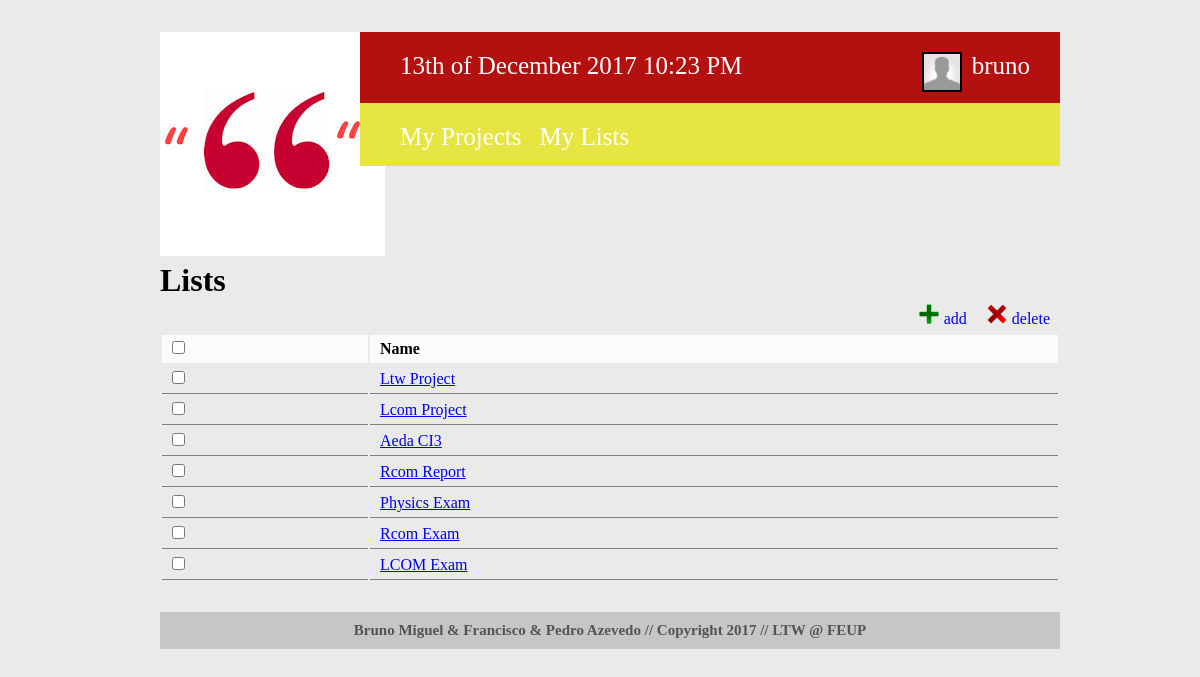
Screenshot of /todolists.php?id=3 (signed in) with the database file from the repository.
### tables this page shows
CREATE TABLE lists (
	list_id		INTEGER PRIMARY KEY AUTOINCREMENT,
	list_name	VARCHAR(30) NOT NULL,
	user_id		INTEGER REFERENCES users NOT NULL
);

### database/db.php (called while the page is built, shortened)
<?php
    class Database {
        private $database;
        public function __construct($sqlite_file_path) {
            try {
                $this->base_path = $_SERVER['SERVER_NAME'] . $_SERVER['PHP_SELF'];
                $this->database = new PDO('sqlite:' . $sqlite_file_path);
                $this->database->setAttribute(PDO::ATTR_ERRMODE, PDO::ERRMODE_EXCEPTION);
            }
            catch (PDOException $e) {
                echo 'Connection to database failed: ' . $e->getMessage();
            }
        }
        public function getListsFromUserId($user_id)
        {
            $statement = $this->database->prepare('SELECT * FROM lists WHERE user_id= ?');
            $statement->execute(array($user_id));
            return $statement->fetchAll();
        }
    }
?>

### templates/html_lists.php (the view)
<?php
include_once('./database/db.php');
$db = new Database('./database/helpo.db');
$todolists = $db->getListsFromUserId($_GET['id']);
?>
<form>
  <table class="list listslist" id="<? echo $todolist_section; ?>table">
    <tr>
      <td><input class="checkboxcontrol" type="checkbox"/></td>
      <td>Name</td>
    </tr><?
    foreach ($todolists as $todolist) {
      echo '<tr>';
      echo '<td><input id="' . $todolist['list_id'] . '" type="checkbox"/></td>';
      echo '<td><a id="' . $todolist['list_name'] . '"href="tasks.php?id=' . $todolist['list_id'] . '">' . $todolist['list_name'] . '</a></td>';
      echo '</tr>';
    }
?></table>
</form>

### templates/html_header.php (shortened to what this page needs)
<?php
   require_once('database/db.php');
?>
<!DOCTYPE html>
  <html>
    <head>
      <link rel="stylesheet" href="css/header.css">
    </head>
    <body>
      <div id="header">
        <div id="logo">
          <a href="home.php"><img src="images/logo.jpg" alt="Logo" /></a>
        </div>
        <div id="redLine">
          <?
            echo '<div class="text dateheader">' . date('jS \of F Y h:i A') . '</div>';
            if (isset($_SESSION['loggedin']))
            {
               echo '<div id="usershow"><a href="profile_page.php?id='. $_SESSION['userid'] . '">';
               if ($_SESSION['useravatar'] != NULL) {
                  echo '<img class="mini_avatar" src="' . $_SESSION['useravatar'] . '"/>';
               } else {
                  echo '<img class="mini_avatar" src="./images/default-avatar.png"/>';
               }
               echo '<div class="text">' . $_SESSION['username'] . '</div></a>';
               echo '<div id="usermenu">';
               echo '<a href="./templates/actions/action_logout.php"><p> Log out </p></a></div></div>';
            }else {?>
            <?}?>
        </div>
        <div id="yellowLine">
           <?
				echo '<a href="projects.php?id=' . $_SESSION['userid'] .'"><div class="text">My Projects</div></a>';
                echo '<a href="todolists.php?id=' . $_SESSION['userid'] .'"><div class="text">My Lists</div></a>';
           ?>
        </div>
      </div>

### todolists.php (shortened to what this page needs)
<?php
$todolist_section = "lists";
include_once('templates/html_header.php');
?>
<div id="lists">
<h1>Lists</h1>
<div id="listscontent">
    <a href="#"><div class="button" id="delete"><img src="./images/delete-icon.png"/>delete</div></a>
    <a href="#"><div class="button" id="add"><img src="./images/add-icon.png"/>add</div></a>
<?
include_once('templates/html_lists.php');
?>
</div>
</div>
<?
include_once('templates/html_footer.php');
?>

### templates/html_footer.php (shortened to what this page needs)
    <div id="footer">
      Bruno Miguel & Francisco & Pedro Azevedo // Copyright 2017 // LTW @ FEUP
    </div>
  </body>
</html>

### css/header.css (style rules this page uses)
* { margin: 0px; font-family: Trebuchet MS; }
body { width: 900px; margin: 2em 10em 3em 10em; background-color: #eaeaea; position: relative; }
div#header { height: 200px; padding: 0px; margin-bottom: 30px; }
div#header div.text { font-size: 25px; color: white; padding-top: 20px; padding-left: 10px; padding-right: 30px; }
#logo { margin: 0px; padding-left: 0px; width: 200px; float: left; }
div.dateheader { margin-left: 30px; }
#redLine { background-color: #b51010; float: left; width: 700px; height: 71px; }
div#redLine div.text { float: left; height: 100%; }
#yellowLine { background-color: #e7e541; float: left; width: 700px; height: 63px; }
div#yellowLine div.text { float: left; height: 100%; padding: 20px 8px 0px 10px; }
div#yellowLine a:first-child div.text { margin-left: 30px; }
.button img { height: 20px; margin-right: 5px; }
.button { float: right; padding: 0px 10px; padding-top: 5px; vertical-align: top; }
.list { width: 100%; float: left; margin-top: 5px; }
.list tr td { padding: 5px 10px; }
.list tr:first-child td { font-weight: bold; background-color: rgba(255, 255, 255, 0.8); }
.list tr:not(:first-child) td { border-bottom: 1px gray solid; }
#usershow { font-size: 25px; color: white; padding-top: 20px; padding-left: 10px; padding-right: 30px; float: right; height: 100%; }
#usershow .text { padding-top: 0px !important; padding-left: 0px !important; padding-right: 0px !important; }
img.mini_avatar { width: 36px; position: relative; clip: rect(0px, 40px, 40px, 0px); float: left; border: 2px double black; margin-right: 10px; }
div#footer { width: 900px; float: left; background-color: #c7c6c6; color: #555454; margin-top: 30px; text-align: center; padding: 10px 0px; font-weight: bold; font-size: 15px; }

### rows the page displays
lists: list_name "Ltw Project"
lists: list_name "Lcom Project"
lists: list_name "Aeda CI3"
lists: list_name "Rcom Report"
lists: list_name "Physics Exam"
lists: list_name "Rcom Exam"
lists: list_name "LCOM Exam"

### other values shown
$_SESSION['username'] "bruno"
